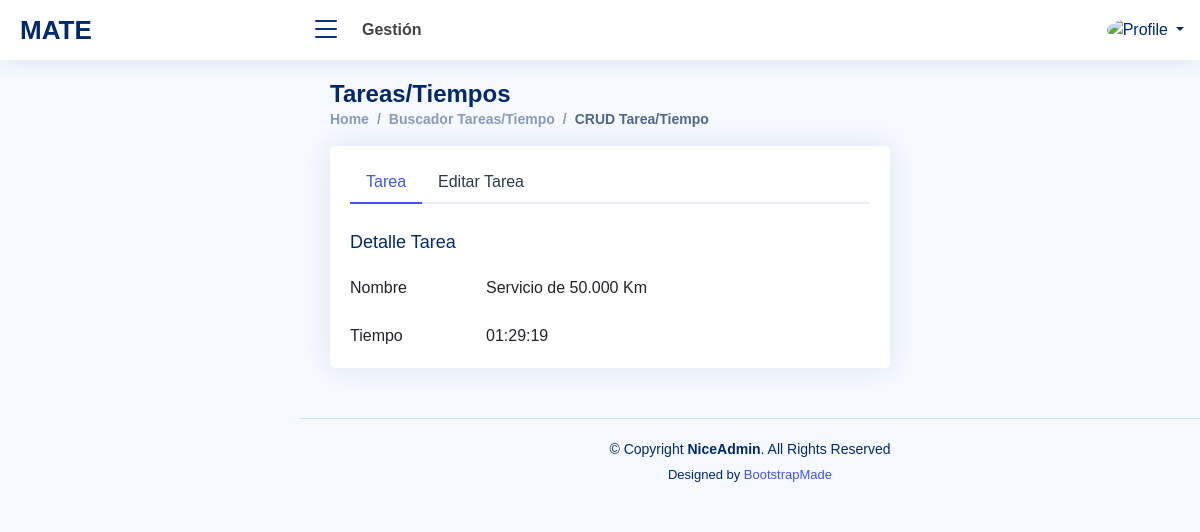
Before: /crudtarea.php?idtarea=194&accion=M (signed in) with the older database file.
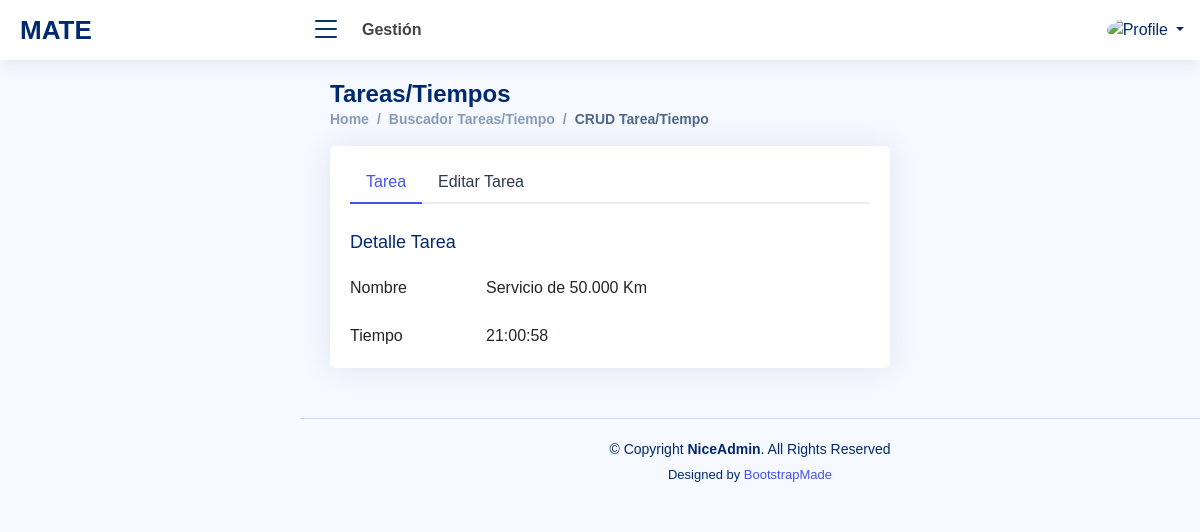
After: the same page with the newer database file.
### tables this page shows
CREATE TABLE `tareas` (
  `idtarea` int(11) NOT NULL AUTO_INCREMENT,
  `descripciontarea` varchar(100) DEFAULT NULL,
  `tiempotarea` decimal(10,0) DEFAULT NULL,
  `accion` varchar(1) DEFAULT NULL,
  `idempleadoaccion` int(11) DEFAULT NULL,
  `fechaaccion` datetime DEFAULT NULL,
  PRIMARY KEY (`idtarea`)
);

### crudtarea.php (the view, shortened to what this page needs)
<?php
  if (isset($_SESSION['id']))
  {
    $tipousu=$_SESSION['tipo'];
    $foto=$_SESSION['foto'];
    $nombrecorto=$_SESSION['nombrecorto'];
    $txttarea="";
    $txttiempo="";
    if (isset($_GET['idtarea']))
    {
      $idtarea=$_GET["idtarea"];
      $accion=$_GET["accion"];
      if ($accion=="OKELI")
      {
          $sql = "SELECT a.`descripciontarea`,a.tiempotarea
                  FROM tareas a
                  WHERE a.idtarea=". $idtarea ." AND a.`accion`='B';";
          $accion="OK";
      }
      else
      {
          $sql = "SELECT a.`descripciontarea`,a.tiempotarea
                  FROM tareas a
                  WHERE a.idtarea=". $idtarea ." AND a.`accion`!='B';";
      }
      $con=conectar();
      $result = $con->query($sql);
      if (!$result)
      {
        die('Invalid query: ' . $mysqli->error);
      }
      else
      {
        while($row = mysqli_fetch_array($result))
        {
          $txttarea=$row['descripciontarea'];
          $txttiempo=date("H:i:s", $row['tiempotarea']);
        }
      }
    }
  }
  else
  {
    header('Location: index.php');
    exit;
  }
?>
<!DOCTYPE html>
<html lang="en">
<head>
  <link href="assets/font/Open_Sans.css" rel="stylesheet">
  <link href="assets/vendor/bootstrap/css/bootstrap.min.css" rel="stylesheet">
  <link href="assets/vendor/bootstrap-icons/bootstrap-icons.css" rel="stylesheet">
  <link href="assets/vendor/boxicons/css/boxicons.min.css" rel="stylesheet">
  <link href="assets/vendor/quill/quill.snow.css" rel="stylesheet">
  <link href="assets/vendor/quill/quill.bubble.css" rel="stylesheet">
  <link href="assets/vendor/remixicon/remixicon.css" rel="stylesheet">
  <link href="assets/vendor/simple-datatables/style.css" rel="stylesheet">
  <link href="assets/css/style.css" rel="stylesheet">
</head>
<body>
  <header id="header" class="header fixed-top d-flex align-items-center">
    <div class="d-flex align-items-center justify-content-between">
      <a href="index.html" class="logo d-flex align-items-center">
        <span class="d-none d-lg-block"><?php echo $_SESSION['nombreapp']; ?></span>
      </a>
      <i class="bi bi-list toggle-sidebar-btn"></i>
    </div>
    <div class="search-bar">
      <strong>Gestión</strong>
    </div>
    <nav class="header-nav ms-auto">
      <ul class="d-flex align-items-center">
        <li class="nav-item dropdown pe-3">
          <a class="nav-link nav-profile d-flex align-items-center pe-0" href="#" data-bs-toggle="dropdown">
          <img src="assets/img/<?php echo $foto; ?>" alt="Profile" class="rounded-circle">
          <span class="d-none d-md-block dropdown-toggle ps-2"><?php echo $nombrecorto; ?></span>
          </a>
        </li>
      </ul>
    </nav>
  </header>
  <main id="main" class="main">
    <div class="pagetitle">
      <h1>Tareas/Tiempos</h1>
      <nav>
        <ol class="breadcrumb">
          <li class="breadcrumb-item">
          <?php
            if (($tipousu=="Administración")||($tipousu=="Gerente")) echo "<a href='home.php'>Home</a>";
            else
            {
              echo "<a href='atenderordenes.php?ver=P'>Home</a>";
            }
          ?>
          </li>
          <li class="breadcrumb-item"><a href="buscadortareas.php">Buscador Tareas/Tiempo</a></li>
          <li class="breadcrumb-item active">CRUD Tarea/Tiempo</li>
        </ol>
      </nav>
    </div>
    <section class="section">
      <div class="row">
        <div class="col-lg-12">
          <div class="col-xl-8">
            <div class="card">
              <div class="card-body pt-3">
                <ul class="nav nav-tabs nav-tabs-bordered">
                  <li class="nav-item">
                    <button class="nav-link active" data-bs-toggle="tab" data-bs-target="#profile-overview">Tarea</button>
                  </li>
                  <li class="nav-item">
                    <button class="nav-link" data-bs-toggle="tab" data-bs-target="#profile-edit">Editar Tarea</button>
                  </li>
                </ul>
                <div class="tab-content pt-2">
                  <div class="tab-pane fade show active profile-overview" id="profile-overview">
                    <h5 class="card-title">Detalle Tarea</h5>
                    <div class="row">
                      <div class="col-lg-3 col-md-4 label ">Nombre</div>
                      <div class="col-lg-9 col-md-8"><?php echo $txttarea; ?></div>
                    </div>
                    <div class="row">
                      <div class="col-lg-3 col-md-4 label ">Tiempo</div>
                      <div class="col-lg-9 col-md-8"><?php echo $txttiempo; ?></div>
                    </div>
                  </div>
                </div>
              </div>
            </div>
          </div>
        </div>
      </div>
    </section>
  </main>
  <footer id="footer" class="footer">
    <div class="copyright">
      &copy; Copyright <strong><span>NiceAdmin</span></strong>. All Rights Reserved
    </div>
    <div class="credits">
      Designed by <a href="https://bootstrapmade.com/">BootstrapMade</a>
    </div>
  </footer>
</body>
</html>

### assets/css/style.css (style rules this page uses)
:root { scroll-behavior: smooth; }
body { font-family: "Open Sans", sans-serif; background: #f6f9ff; color: #444444; }
a { color: #4154f1; text-decoration: none; }
h1, h2, h3, h4, h5, h6 { font-family: "Nunito", sans-serif; }
#main { margin-top: 60px; padding: 20px 30px; transition: all 0.3s; }
.pagetitle { margin-bottom: 10px; }
.pagetitle h1 { font-size: 24px; margin-bottom: 0; font-weight: 600; color: #012970; }
.card { margin-bottom: 30px; border: none; border-radius: 5px; box-shadow: 0px 0 30px rgba(1, 41, 112, 0.1); }
.card-title { padding: 20px 0 15px 0; font-size: 18px; font-weight: 500; color: #012970; font-family: "Poppins", sans-serif; }
.card-body { padding: 0 20px 20px 20px; }
.breadcrumb { font-size: 14px; font-family: "Nunito", sans-serif; color: #899bbd; font-weight: 600; }
.breadcrumb a { color: #899bbd; transition: 0.3s; }
.breadcrumb .breadcrumb-item::before { color: #899bbd; }
.breadcrumb .active { color: #51678f; font-weight: 600; }
.nav-tabs-bordered { border-bottom: 2px solid #ebeef4; }
.nav-tabs-bordered .nav-link { margin-bottom: -2px; border: none; color: #2c384e; }
.nav-tabs-bordered .nav-link.active { background-color: #fff; color: #4154f1; border-bottom: 2px solid #4154f1; }
.logo { line-height: 1; }
@media (min-width: 1200px) { .logo { width: 280px; } }
.logo span { font-size: 26px; font-weight: 700; color: #012970; font-family: "Nunito", sans-serif; }
.header { transition: all 0.5s; z-index: 997; height: 60px; box-shadow: 0px 2px 20px rgba(1, 41, 112, 0.1); background-color: #fff; padding-left: 20px; }
.header .toggle-sidebar-btn { font-size: 32px; padding-left: 10px; cursor: pointer; color: #012970; }
.header .search-bar { min-width: 360px; padding: 0 20px; }
.header-nav ul { list-style: none; }
.header-nav>ul { margin: 0; padding: 0; }
.header-nav .nav-profile { color: #012970; }
.header-nav .nav-profile img { max-height: 36px; }
.header-nav .nav-profile span { font-size: 14px; font-weight: 600; }
@media (min-width: 1200px) { #main, #footer { margin-left: 300px; } }
.footer { padding: 20px 0; font-size: 14px; transition: all 0.3s; border-top: 1px solid #cddfff; }
.footer .copyright { text-align: center; color: #012970; }
.footer .credits { padding-top: 5px; text-align: center; font-size: 13px; color: #012970; }

Changed rows visible on the page:
changed tareas "Servicio de 50.000 Km": tiempotarea "01:29:19" → "21:00:58"
